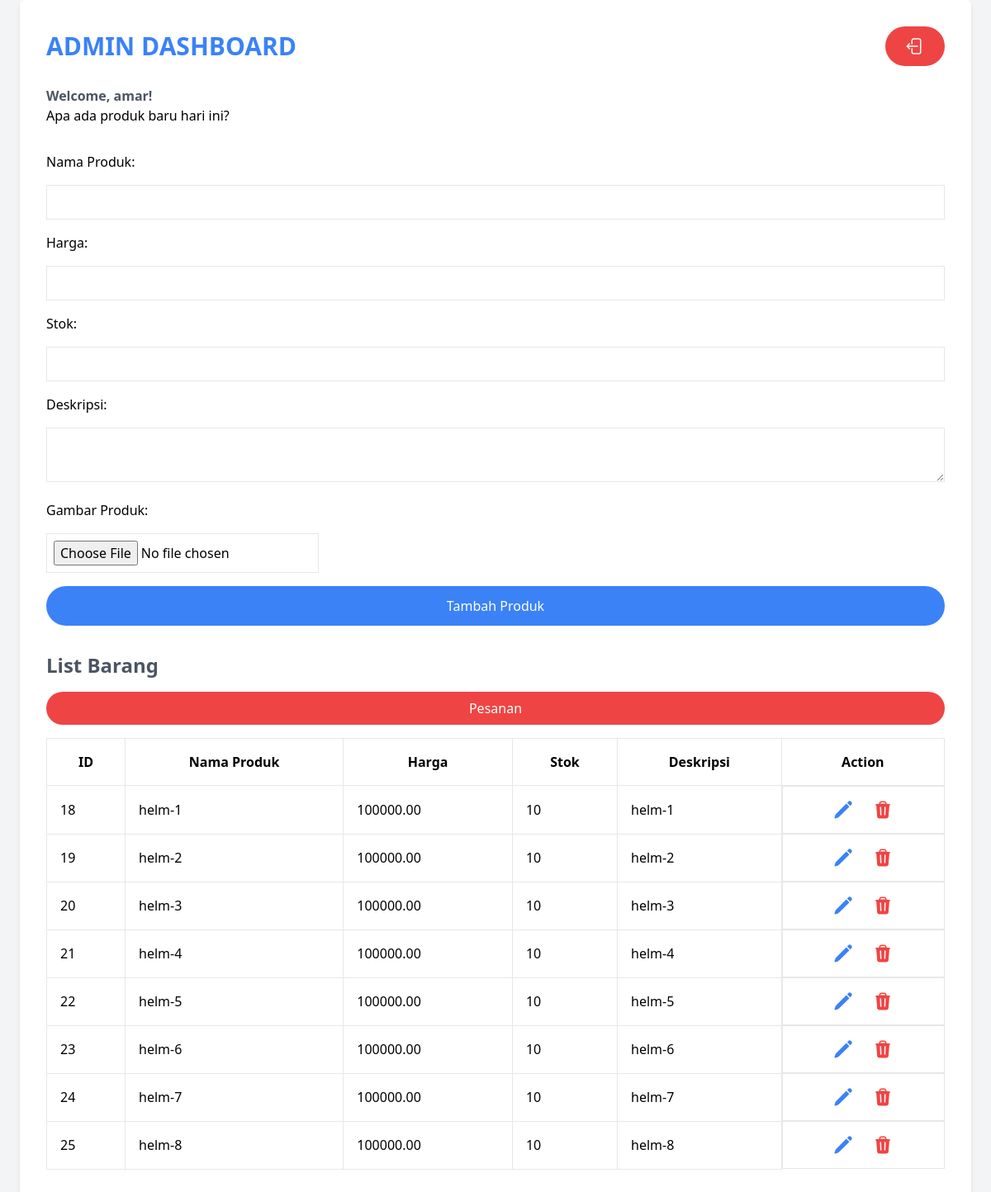
/admin/dashboard.php (signed in), run on the app's committed database.
### tables this page shows
CREATE TABLE `produk` (
  `id_produk` int(11) NOT NULL,
  `nama_produk` varchar(255) NOT NULL,
  `harga` decimal(10,2) NOT NULL,
  `stok` int(11) NOT NULL,
  `deskripsi` text DEFAULT NULL,
  `gambar_path` varchar(255) DEFAULT NULL,
  `created_at` timestamp NOT NULL DEFAULT current_timestamp(),
  `updated_at` timestamp NOT NULL DEFAULT current_timestamp() ON UPDATE current_timestamp()
);

### admin/dashboard.php (the view, shortened to what this page needs)
<?php
require "../koneksi.php";
$username = $_SESSION['username'];
$query = mysqli_query($con, "SELECT * FROM produk");
?>
<!DOCTYPE html>
<html lang="en">
<head>
    <link rel="stylesheet" href="https://cdn.jsdelivr.net/npm/tailwindcss@2.2.19/dist/tailwind.min.css">
</head>
<body class="font-sans bg-gray-100">
    <div class="min-h-screen flex items-center justify-center">
        <div class="bg-white shadow-md rounded-md p-8 w-full max-w-6xl">
            <div class="flex items-center justify-between mb-6">
                <h2 class="text-3xl font-bold text-blue-500 uppercase">Admin Dashboard</h2>
                <form action="logout.php" method="post" class="">
                    <button type="submit" class="bg-red-500 text-white px-6 py-3 rounded-full hover:bg-red-600 w-full">
                    </button>
                </form>
            </div>
            <p class="text-gray-600 font-bold">Welcome, <?php echo $username; ?>!</p>
            <P>Apa ada produk baru hari ini?</P>
            <form action="dashboard.php" method="post" enctype="multipart/form-data" class="mt-8 space-y-4">
                <label for="nama_produk" class="block">Nama Produk:</label>
                <input type="text" name="nama_produk" required class="border p-2 w-full">
                <label for="harga" class="block mt-4">Harga:</label>
                <input type="number" name="harga" required class="border p-2 w-full">
                <label for="stok" class="block mt-4">Stok:</label>
                <input type="number" name="stok" required class="border p-2 w-full">
                <label for="deskripsi" class="block mt-4">Deskripsi:</label>
                <textarea name="deskripsi" required class="border p-2 w-full"></textarea>
                <label for="gambar" class="block mt-4">Gambar Produk:</label>
                <input type="file" name="gambar" accept="image/*" required class="border p-2">
                <button type="submit" name="tambah_produk" class="bg-blue-500 text-white px-6 py-3 rounded-full hover:bg-blue-600 w-full">Tambah Produk</button>
            </form>
            <div class="mt-8">
                <h2 class="text-2xl font-bold mb-4 text-gray-600">List Barang</h2>
                <a href="info_pesanan.php" class="bg-red-500 text-white text-center px-4 py-2 rounded-full hover:bg-red-600 block mb-4">Pesanan</a>
                <div class="overflow-x-auto">
                    <table class="w-full table-auto">
                        <thead>
                            <tr>
                                <th class="border p-4">ID</th>
                                <th class="border p-4">Nama Produk</th>
                                <th class="border p-4">Harga</th>
                                <th class="border p-4">Stok</th>
                                <th class="border p-4">Deskripsi</th>
                                <th class="border p-4">Action</th>
                            </tr>
                        </thead>
                        <tbody>
                            <?php while ($row = mysqli_fetch_assoc($query)) { ?>
                                <tr>
                                    <td class="border p-4 justify-center"><?php echo $row['id_produk']; ?></td>
                                    <td class="border p-4 justify-center"><?php echo $row['nama_produk']; ?></td>
                                    <td class="border p-4 justify-center"><?php echo $row['harga']; ?></td>
                                    <td class="border p-4 justify-center"><?php echo $row['stok']; ?></td>
                                    <td class="border p-4 justify-center"><?php echo $row['deskripsi']; ?></td>
                                    <td class="border p-4 flex row-span-2 gap-4 justify-center">
                                        <a href="edit_produk.php?id=<?php echo $row['id_produk']; ?>" class="text-blue-500 mr-2">
                                        </a>
                                        <a href="?hapus_produk=<?php echo $row['id_produk']; ?>" class="text-red-500" onclick="return confirm('Apakah Anda yakin ingin menghapus produk ini?')">
                                        </a>
                                    </td>
                                </tr>
                            <?php } ?>
                        </tbody>
                    </table>
                </div>
            </div>
        </div>
    </div>
</body>
</html>

### data on the page
produk: id_produk "18", nama_produk "helm-1", harga "100000.00", stok "10", deskripsi "helm-1"
produk: id_produk "19", nama_produk "helm-2", harga "100000.00", stok "10", deskripsi "helm-2"
produk: id_produk "20", nama_produk "helm-3", harga "100000.00", stok "10", deskripsi "helm-3"
produk: id_produk "21", nama_produk "helm-4", harga "100000.00", stok "10", deskripsi "helm-4"
produk: id_produk "22", nama_produk "helm-5", harga "100000.00", stok "10", deskripsi "helm-5"
produk: id_produk "23", nama_produk "helm-6", harga "100000.00", stok "10", deskripsi "helm-6"
produk: id_produk "24", nama_produk "helm-7", harga "100000.00", stok "10", deskripsi "helm-7"
produk: id_produk "25", nama_produk "helm-8", harga "100000.00", stok "10", deskripsi "helm-8"

### other printed values
$username "amar"
